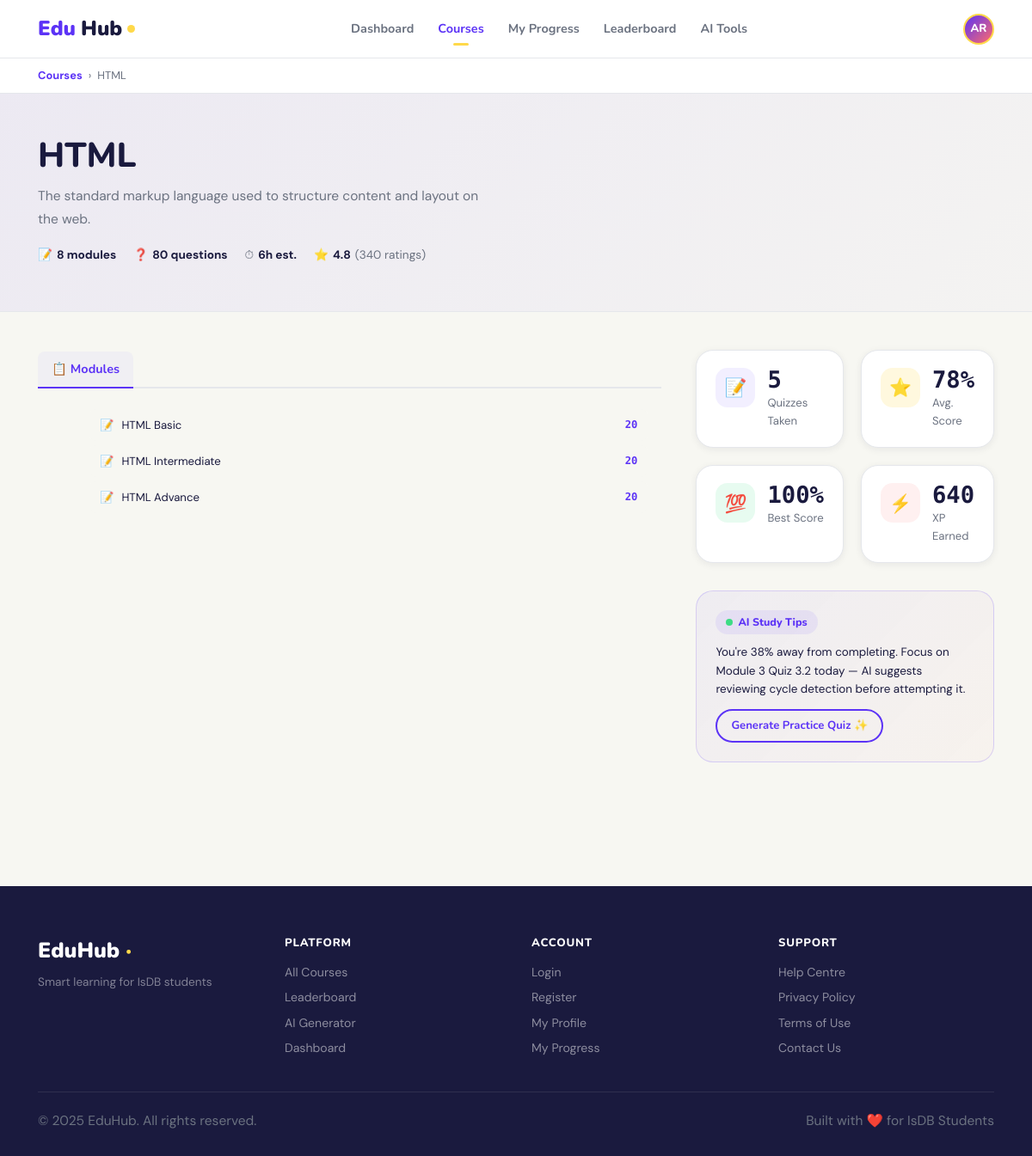
The page /course-detail.php?category_id=1 on the database its author committed.
### tables this page shows
CREATE TABLE `quiz_category` (
  `id` int(11) NOT NULL,
  `name` varchar(100) DEFAULT NULL,
  `parent_id` int(11) DEFAULT 0,
  `description` text DEFAULT NULL
);

CREATE TABLE `quizzes` (
  `id` int(11) NOT NULL,
  `quiz_name` varchar(255) DEFAULT NULL,
  `quiz_category_id` int(11) DEFAULT NULL,
  `description` text DEFAULT NULL,
  `time_limit` time DEFAULT NULL,
  `score` int(11) DEFAULT NULL
);

### course-detail.php (the view, shortened to what this page needs)
<?php
require_once 'config/database-connect.php';
$category_id = $_GET['category_id'];
$sql = "SELECT id,name,description FROM `quiz_category` WHERE id=$category_id";
$result = $db->query($sql);
$details = $result->fetch_assoc();
$quiz_result = $db->query("SELECT * FROM `quizzes` WHERE quiz_category_id=$category_id");
$quizzes = $quiz_result->fetch_all(MYSQLI_ASSOC);
?>
<?php include_once "header.php" ?>
  <div style="background:var(--surface);border-bottom:1px solid var(--border);padding:10px 0">
    <div class="container">
      <div style="display:flex;align-items:center;gap:7px;font-size:.8rem;color:var(--slate)">
        <a href="courses.php" style="color:var(--primary);font-weight:700">Courses</a>
        <span>›</span><span><?= $details["name"] ?></span>
      </div>
    </div>
  </div>
  <div class="course-hero">
    <div class="container">
      <div class="course-hero-grid">
        <div>
          <h1 style="font-size:clamp(1.7rem,4vw,2.5rem)"><?= $details["name"] ?></h1>
          <p style="max-width:540px;margin-top:10px;font-size:.97rem"><?= $details["description"] ?></p>
          <div style="display:flex;gap:20px;flex-wrap:wrap;margin:18px 0">
            <span style="display:flex;align-items:center;gap:5px;font-size:.85rem;color:var(--slate)">📝 <strong style="color:var(--navy)">8 modules</strong></span>
            <span style="display:flex;align-items:center;gap:5px;font-size:.85rem;color:var(--slate)">❓ <strong style="color:var(--navy)">80 questions</strong></span>
            <span style="display:flex;align-items:center;gap:5px;font-size:.85rem;color:var(--slate)">⏱ <strong style="color:var(--navy)">6h est.</strong></span>
            <span style="display:flex;align-items:center;gap:5px;font-size:.85rem;color:var(--slate)">⭐ <strong style="color:var(--navy)">4.8</strong> (340 ratings)</span>
          </div>
        </div>
      </div>
    </div>
  </div>
  <div style="padding:44px 0 72px">
    <div class="container">
      <div class="content-main">
        <div>
          <div class="tabs" data-tabs>
            <span class="tab-link active" data-tab="modules">📋 Modules</span>
          </div>
          <div class="tab-panel active" data-tab-panel="modules">
            <div class="module-quizzes open">
              <?php foreach ($quizzes as $quiz) : ?>
                <a href="quiz.php?quiz-id=<?= $quiz['id'] ?>&category_id=<?= $category_id ?>" class="quiz-item"><span>📝</span> <?= $quiz['quiz_name'] ?><span class="qi-score"><?= $quiz['score'] ?></span></a>
              <?php endforeach ?>
            </div>
          </div>
        </div>
        <div style="display:flex;flex-direction:column;gap:16px">
          <div class="grid-2" style="margin-bottom:16px">
            <div class="stat-card">
              <div class="stat-icon purple">📝</div>
              <div>
                <div class="stat-value">5</div>
                <div class="stat-label">Quizzes Taken</div>
              </div>
            </div>
            <div class="stat-card">
              <div class="stat-icon yellow">⭐</div>
              <div>
                <div class="stat-value">78%</div>
                <div class="stat-label">Avg. Score</div>
              </div>
            </div>
            <div class="stat-card">
              <div class="stat-icon green">💯</div>
              <div>
                <div class="stat-value">100%</div>
                <div class="stat-label">Best Score</div>
              </div>
            </div>
            <div class="stat-card">
              <div class="stat-icon coral">⚡</div>
              <div>
                <div class="stat-value">640</div>
                <div class="stat-label">XP Earned</div>
              </div>
            </div>
          </div>
          <div class="ai-panel">
            <div class="ai-label" style="margin-bottom:10px"><span class="ai-dot"></span> AI Study Tips</div>
            <p style="font-size:.84rem;color:var(--navy);line-height:1.6">You're 38% away from completing. Focus on Module 3 Quiz 3.2 today — AI suggests reviewing cycle detection before attempting it.</p>
            <a href="ai-generator.html" class="btn btn-sm btn-outline" style="margin-top:12px">Generate Practice Quiz ✨</a>
          </div>
        </div>
      </div>
    </div>
  </div>
<?php include_once "footer.php" ?>

### assets/css/style.css (style rules this page uses)
:root { --primary: #5C33F6; --primary-light: #7B5FF8; --primary-dark: #4220D4; --primary-faint: rgba(92,51,246,0.08); --yellow: #FFD94A; --yellow-dark: #F0C300; --yellow-faint: rgba(255,217,74,0.18); --coral: #FF6B6B; --coral-faint: rgba(255,107,107,0.1); --green: #3DDC84; --green-dark: #28B869; --green-faint: rgba(61,220,132,0.12); --bg: #F7F7F2; --surface: #FFFFFF; --navy: #1A1A3E; --slate: #6B7280; --slate-light: #D1D5DB; --border: #E5E7EB; --shadow-sm: 0 2px 8px rgba(26,26,62,0.07); --shadow-md: 0 4px 20px rgba(26,26,62,0.11); --shadow-lg: 0 8px 40px rgba(26,26,62,0.15); --radius-sm: 8px; --radius-md: 14px; --radius-lg: 20px; --radius-xl: 28px; --radius-pill: 100px; --font-display: 'Nunito', sans-serif; --font-body: 'DM Sans', sans-serif; --font-mono: 'Space Mono', monospace; --nav-h: 68px; --sidebar-w: 255px; --transition: 0.2s cubic-bezier(.4,0,.2,1); }
*, *::before, *::after { box-sizing: border-box; margin: 0; padding: 0; }
html { scroll-behavior: smooth; -webkit-text-size-adjust: 100%; }
body { font-family: var(--font-body); background: var(--bg); color: var(--navy); line-height: 1.6; min-height: 100vh; }
a { text-decoration: none; color: inherit; }
h1,h2,h3,h4,h5 { font-family: var(--font-display); font-weight: 800; line-height: 1.2; color: var(--navy); }
h1 { font-size: clamp(1.9rem,5vw,3.2rem); }
p { color: var(--slate); font-size: .97rem; line-height: 1.7; }
.container { max-width: 1160px; margin: 0 auto; padding: 0 24px; }
.grid-2 { display: grid; grid-template-columns: repeat(2,1fr); gap: 20px; }
.btn { display: inline-flex; align-items: center; gap: 8px; padding: 11px 24px; border-radius: var(--radius-pill); font-family: var(--font-display); font-weight: 700; font-size: .92rem; transition: all var(--transition); white-space: nowrap; cursor: pointer; }
.btn-outline { background: transparent; color: var(--primary); border: 2px solid var(--primary); }
.btn-sm { padding: 7px 16px; font-size: .82rem; }
.stat-card { background: var(--surface); border-radius: var(--radius-lg); border: 1.5px solid var(--border); padding: 20px 22px; display: flex; align-items: flex-start; gap: 14px; box-shadow: var(--shadow-sm); }
.stat-icon { width: 46px; height: 46px; border-radius: var(--radius-md); display: flex; align-items: center; justify-content: center; font-size: 1.3rem; flex-shrink: 0; }
.stat-icon.purple { background: var(--primary-faint); }
.stat-icon.yellow { background: var(--yellow-faint); }
.stat-icon.green { background: var(--green-faint); }
.stat-icon.coral { background: var(--coral-faint); }
.stat-value { font-family: var(--font-mono); font-size: 1.7rem; font-weight: 700; color: var(--navy); line-height: 1; }
.stat-label { font-size: .82rem; color: var(--slate); margin-top: 3px; }
.ai-dot { width: 8px; height: 8px; border-radius: 50%; background: var(--green); animation: pulse 1.5s ease-in-out infinite; display: inline-block; }
.ai-label { display: inline-flex; align-items: center; gap: 6px; font-family: var(--font-display); font-weight: 800; font-size: .78rem; color: var(--primary); background: var(--primary-faint); padding: 4px 12px; border-radius: var(--radius-pill); }
.ai-panel { background: linear-gradient(135deg,rgba(92,51,246,.05),rgba(255,107,107,.03)); border: 1.5px solid rgba(92,51,246,.18); border-radius: var(--radius-lg); padding: 22px; }
.tabs { display: flex; gap: 3px; border-bottom: 2px solid var(--border); margin-bottom: 24px; flex-wrap: wrap; }
.tab-link { font-family: var(--font-display); font-weight: 700; font-size: .9rem; color: var(--slate); padding: 9px 16px; border-radius: var(--radius-sm) var(--radius-sm) 0 0; transition: all var(--transition); position: relative; bottom: -2px; border-bottom: 2px solid transparent; cursor: pointer; }
.tab-link.active { color: var(--primary); border-bottom-color: var(--primary); background: rgba(92,51,246,.04); }
.tab-panel { display: none; }
.tab-panel.active { display: block; }

### rows shown on the page
quiz_category: name "HTML", description "The standard markup language used to structure content and layout on the web."
quizzes: quiz_name "HTML Basic", score "20"
quizzes: quiz_name "HTML Intermediate", score "20"
quizzes: quiz_name "HTML Advance", score "20"
